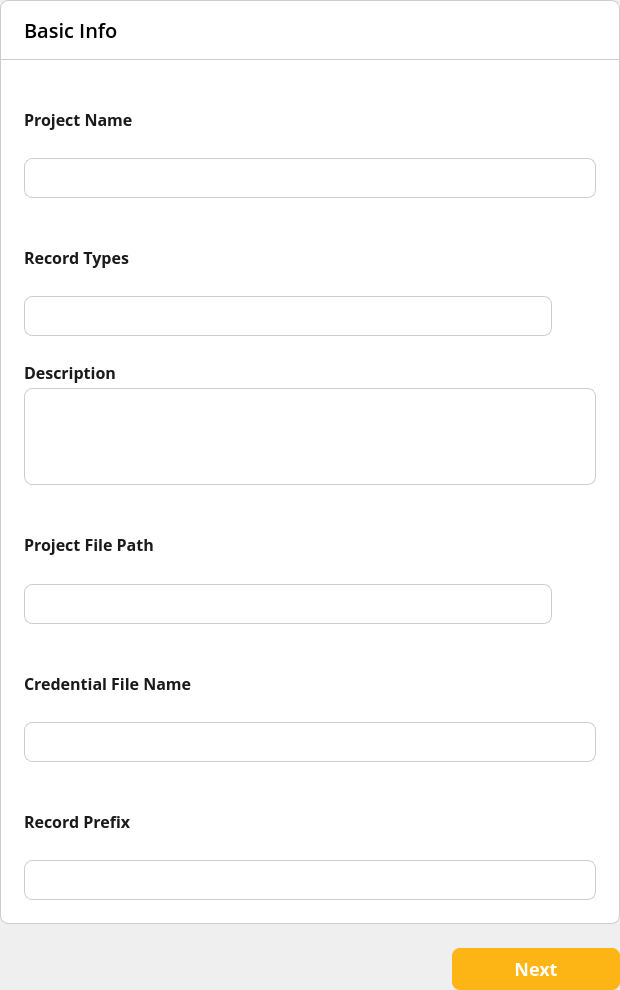
<?xml version="1.0" encoding="UTF-8"?>
<ui version="4.0">
 <class>BasicInfoPanel</class>
 <widget class="QWidget" name="BasicInfoPanel">
  <property name="geometry">
   <rect>
    <x>0</x>
    <y>0</y>
    <width>620</width>
    <height>990</height>
   </rect>
  </property>
  <property name="sizePolicy">
   <sizepolicy hsizetype="Fixed" vsizetype="Fixed">
    <horstretch>0</horstretch>
    <verstretch>0</verstretch>
   </sizepolicy>
  </property>
  <property name="minimumSize">
   <size>
    <width>620</width>
    <height>990</height>
   </size>
  </property>
  <property name="maximumSize">
   <size>
    <width>620</width>
    <height>1020</height>
   </size>
  </property>
  <property name="windowTitle">
   <string>Form</string>
  </property>
  <property name="styleSheet">
   <string notr="true">#header {
	background: white;
	border: 1px solid #ccc;
	border-top-left-radius: 8px;
    border-top-right-radius: 8px;
}

#body {
    background-color: white;
    border: 1px solid #ccc;
    border-top: none;
	border-top-left-radius: 0px;
    border-top-right-radius: 0px;
    border-bottom-left-radius: 8px;
    border-bottom-right-radius: 8px;
}

#headerLabel {
	font-family: Open Sans;
	font-weight: 500;
	font-size: 20px;
	line-height: 0px;
	letter-spacing: 0%;
	color: black;
}

#nextButton {
	background: #FDB515;
	border: none;
	border-radius: 8px;
	font-family: Open-Sans;
	font-weight: 500;
	font-size: 18px;
	line-height: 0px;
	letter-spacing: 0%;
	color: white;
}

#nextButton:hover {
    background-color: #E6A512;
}

#nextButton:pressed {
    background-color: #CC8F0F;
    padding-top: 2px;
	padding-left: 2px;
}

#recordTypeAddButton {
	background: transparent;
	border: none;
}

#projectFilePathBrowseButton {
	background: transparent;
	border: none;
}

QLabel {
	color: #1A1A1A;
	font-family: Open Sans;
	font-weight: 600;
	font-size: 16px;
	line-height: 24px;
	letter-spacing: 0%;
}

QLineEdit {
	color: #1A1A1A;
	background: white;
	font-family: Open Sans;
	font-weight: 400;
	font-size: 16px;
	line-height: 24px;
	letter-spacing: 0%;
	border-radius: 8px;
	border: 1px solid #CCCCCC;
	padding-left: 12px;
	padding-right: 12px;
}

QTextEdit {
	color: #1A1A1A;
	background: white;
	font-family: Open Sans;
	font-weight: 400;
	font-size: 16px;
	line-height: 24px;
	letter-spacing: 0%;
	border-radius: 8px;
	border: 1px solid #CCCCCC;
	padding-left: 12px;
	padding-right: 12px;
}

QComboBox {
    background-color: white;
    border: 1px solid #ccc;
    border-radius: 8px;
    padding: 4px;
    font-size: 16px;
	line-height: 24px;
	letter-spacing: 0%;
    color: #333;
}

QComboBox::drop-down {
    subcontrol-origin: padding;
    subcontrol-position: top right;
    width: 24px;
    border: none;
}

QComboBox::down-arrow {
    image: url(:/images/chevron-down.svg);
    width: 16px;
    height: 16px;
}

QComboBox::down-arrow:on {
    image: url(:/images/chevron-up.svg);
}

QComboBox QAbstractItemView {
    background-color: white;
    margin-top: 0px;
    border: 1px solid #ccc;
    border-radius: 8px;
	outline: none;
}

/* Each dropdown item */
QComboBox QAbstractItemView::item {
	color: #1A1A1A;
    padding: 6px 12px;
    border-radius: 4px;
}

/* Hovered item */
QComboBox QAbstractItemView::item:hover {
    background-color: #e6f2ff;
}

/* Selected item */
QComboBox QAbstractItemView::item:selected {
    background-color: #d0e8ff;
    color: #1a1a1a;
}</string>
  </property>
  <layout class="QVBoxLayout" name="verticalLayout">
   <property name="spacing">
    <number>24</number>
   </property>
   <property name="leftMargin">
    <number>0</number>
   </property>
   <property name="topMargin">
    <number>0</number>
   </property>
   <property name="rightMargin">
    <number>0</number>
   </property>
   <property name="bottomMargin">
    <number>0</number>
   </property>
   <item>
    <widget class="QWidget" name="panelContainer" native="true">
     <property name="sizePolicy">
      <sizepolicy hsizetype="Fixed" vsizetype="Fixed">
       <horstretch>0</horstretch>
       <verstretch>0</verstretch>
      </sizepolicy>
     </property>
     <property name="minimumSize">
      <size>
       <width>620</width>
       <height>924</height>
      </size>
     </property>
     <property name="maximumSize">
      <size>
       <width>620</width>
       <height>924</height>
      </size>
     </property>
     <layout class="QVBoxLayout" name="verticalLayout_2">
      <property name="spacing">
       <number>0</number>
      </property>
      <property name="leftMargin">
       <number>0</number>
      </property>
      <property name="topMargin">
       <number>0</number>
      </property>
      <property name="rightMargin">
       <number>0</number>
      </property>
      <property name="bottomMargin">
       <number>0</number>
      </property>
      <item>
       <widget class="QWidget" name="header" native="true">
        <property name="sizePolicy">
         <sizepolicy hsizetype="Preferred" vsizetype="Fixed">
          <horstretch>0</horstretch>
          <verstretch>0</verstretch>
         </sizepolicy>
        </property>
        <property name="minimumSize">
         <size>
          <width>620</width>
          <height>60</height>
         </size>
        </property>
        <property name="maximumSize">
         <size>
          <width>620</width>
          <height>60</height>
         </size>
        </property>
        <layout class="QHBoxLayout" name="horizontalLayout_2">
         <property name="spacing">
          <number>10</number>
         </property>
         <property name="leftMargin">
          <number>24</number>
         </property>
         <property name="topMargin">
          <number>16</number>
         </property>
         <property name="rightMargin">
          <number>242</number>
         </property>
         <property name="bottomMargin">
          <number>16</number>
         </property>
         <item>
          <widget class="QLabel" name="headerLabel">
           <property name="text">
            <string>Basic Info</string>
           </property>
          </widget>
         </item>
         <item>
          <spacer name="horizontalSpacer_2">
           <property name="orientation">
            <enum>Qt::Orientation::Horizontal</enum>
           </property>
           <property name="sizeHint" stdset="0">
            <size>
             <width>253</width>
             <height>20</height>
            </size>
           </property>
          </spacer>
         </item>
        </layout>
       </widget>
      </item>
      <item>
       <widget class="QWidget" name="body" native="true">
        <layout class="QVBoxLayout" name="verticalLayout_3">
         <property name="spacing">
          <number>24</number>
         </property>
         <property name="leftMargin">
          <number>24</number>
         </property>
         <property name="topMargin">
          <number>24</number>
         </property>
         <property name="rightMargin">
          <number>24</number>
         </property>
         <property name="bottomMargin">
          <number>24</number>
         </property>
         <item>
          <widget class="QWidget" name="ProjectNameContainer" native="true">
           <layout class="QVBoxLayout" name="verticalLayout_4">
            <property name="spacing">
             <number>4</number>
            </property>
            <property name="leftMargin">
             <number>0</number>
            </property>
            <property name="topMargin">
             <number>0</number>
            </property>
            <property name="rightMargin">
             <number>0</number>
            </property>
            <property name="bottomMargin">
             <number>0</number>
            </property>
            <item>
             <widget class="QLabel" name="label">
              <property name="text">
               <string>Project Name</string>
              </property>
             </widget>
            </item>
            <item>
             <widget class="QLineEdit" name="projectNameEdit">
              <property name="minimumSize">
               <size>
                <width>0</width>
                <height>40</height>
               </size>
              </property>
              <property name="maximumSize">
               <size>
                <width>16777215</width>
                <height>40</height>
               </size>
              </property>
             </widget>
            </item>
           </layout>
          </widget>
         </item>
         <item>
          <widget class="QWidget" name="RecordTypesContainer" native="true">
           <layout class="QVBoxLayout" name="verticalLayout_5">
            <property name="spacing">
             <number>4</number>
            </property>
            <property name="leftMargin">
             <number>0</number>
            </property>
            <property name="topMargin">
             <number>0</number>
            </property>
            <property name="rightMargin">
             <number>0</number>
            </property>
            <property name="bottomMargin">
             <number>0</number>
            </property>
            <item>
             <widget class="QLabel" name="label_2">
              <property name="text">
               <string>Record Types</string>
              </property>
             </widget>
            </item>
            <item>
             <layout class="QHBoxLayout" name="horizontalLayout_3">
              <item>
               <widget class="MultiSelectWidget" name="recordTypeSelect">
                <property name="minimumSize">
                 <size>
                  <width>0</width>
                  <height>40</height>
                 </size>
                </property>
                <property name="maximumSize">
                 <size>
                  <width>16777215</width>
                  <height>16777215</height>
                 </size>
                </property>
               </widget>
              </item>
              <item>
               <widget class="QPushButton" name="recordTypeAddButton">
                <property name="minimumSize">
                 <size>
                  <width>40</width>
                  <height>40</height>
                 </size>
                </property>
                <property name="maximumSize">
                 <size>
                  <width>40</width>
                  <height>40</height>
                 </size>
                </property>
                <property name="text">
                 <string/>
                </property>
                <property name="icon">
                 <iconset resource="../../../../Resources/Resources.qrc">
                  <normaloff>:/images/Project/record_type_add.svg</normaloff>:/images/Project/record_type_add.svg</iconset>
                </property>
                <property name="iconSize">
                 <size>
                  <width>40</width>
                  <height>40</height>
                 </size>
                </property>
               </widget>
              </item>
             </layout>
            </item>
           </layout>
          </widget>
         </item>
         <item>
          <widget class="QWidget" name="descriptionContainer" native="true">
           <property name="minimumSize">
            <size>
             <width>0</width>
             <height>125</height>
            </size>
           </property>
           <property name="maximumSize">
            <size>
             <width>16777215</width>
             <height>125</height>
            </size>
           </property>
           <layout class="QVBoxLayout" name="verticalLayout_6">
            <property name="spacing">
             <number>4</number>
            </property>
            <property name="leftMargin">
             <number>0</number>
            </property>
            <property name="topMargin">
             <number>0</number>
            </property>
            <property name="rightMargin">
             <number>0</number>
            </property>
            <property name="bottomMargin">
             <number>0</number>
            </property>
            <item>
             <widget class="QLabel" name="label_3">
              <property name="sizePolicy">
               <sizepolicy hsizetype="Preferred" vsizetype="Fixed">
                <horstretch>0</horstretch>
                <verstretch>0</verstretch>
               </sizepolicy>
              </property>
              <property name="minimumSize">
               <size>
                <width>0</width>
                <height>24</height>
               </size>
              </property>
              <property name="maximumSize">
               <size>
                <width>16777215</width>
                <height>24</height>
               </size>
              </property>
              <property name="text">
               <string>Description</string>
              </property>
             </widget>
            </item>
            <item>
             <widget class="QTextEdit" name="descriptionEdit">
              <property name="minimumSize">
               <size>
                <width>0</width>
                <height>97</height>
               </size>
              </property>
              <property name="maximumSize">
               <size>
                <width>16777215</width>
                <height>97</height>
               </size>
              </property>
             </widget>
            </item>
           </layout>
          </widget>
         </item>
         <item>
          <widget class="QWidget" name="ProjectFilePathContainer" native="true">
           <layout class="QVBoxLayout" name="verticalLayout_12">
            <property name="spacing">
             <number>4</number>
            </property>
            <property name="leftMargin">
             <number>0</number>
            </property>
            <property name="topMargin">
             <number>0</number>
            </property>
            <property name="rightMargin">
             <number>0</number>
            </property>
            <property name="bottomMargin">
             <number>0</number>
            </property>
            <item>
             <layout class="QVBoxLayout" name="verticalLayout_11">
              <item>
               <widget class="QLabel" name="label_8">
                <property name="text">
                 <string>Project File Path</string>
                </property>
               </widget>
              </item>
              <item>
               <layout class="QHBoxLayout" name="horizontalLayout_4">
                <item>
                 <widget class="QLineEdit" name="projectFilePathEdit">
                  <property name="minimumSize">
                   <size>
                    <width>0</width>
                    <height>40</height>
                   </size>
                  </property>
                  <property name="maximumSize">
                   <size>
                    <width>16777215</width>
                    <height>40</height>
                   </size>
                  </property>
                 </widget>
                </item>
                <item>
                 <widget class="QPushButton" name="projectFilePathBrowseButton">
                  <property name="minimumSize">
                   <size>
                    <width>40</width>
                    <height>40</height>
                   </size>
                  </property>
                  <property name="maximumSize">
                   <size>
                    <width>40</width>
                    <height>40</height>
                   </size>
                  </property>
                  <property name="text">
                   <string/>
                  </property>
                  <property name="icon">
                   <iconset resource="../../../../Resources/Resources.qrc">
                    <normaloff>:/images/ProjectSettings/dir_select.svg</normaloff>:/images/ProjectSettings/dir_select.svg</iconset>
                  </property>
                  <property name="iconSize">
                   <size>
                    <width>40</width>
                    <height>40</height>
                   </size>
                  </property>
                 </widget>
                </item>
               </layout>
              </item>
             </layout>
            </item>
           </layout>
          </widget>
         </item>
         <item>
          <widget class="QWidget" name="CredentialFilenameContainer" native="true">
           <layout class="QVBoxLayout" name="verticalLayout_7">
            <property name="spacing">
             <number>4</number>
            </property>
            <property name="leftMargin">
             <number>0</number>
            </property>
            <property name="topMargin">
             <number>0</number>
            </property>
            <property name="rightMargin">
             <number>0</number>
            </property>
            <property name="bottomMargin">
             <number>0</number>
            </property>
            <item>
             <widget class="QLabel" name="label_7">
              <property name="text">
               <string>Credential File Name</string>
              </property>
             </widget>
            </item>
            <item>
             <widget class="QLineEdit" name="credentialFileNameEdit">
              <property name="minimumSize">
               <size>
                <width>0</width>
                <height>40</height>
               </size>
              </property>
              <property name="maximumSize">
               <size>
                <width>16777215</width>
                <height>40</height>
               </size>
              </property>
             </widget>
            </item>
           </layout>
          </widget>
         </item>
         <item>
          <widget class="QWidget" name="RecordPrefixContainer" native="true">
           <layout class="QVBoxLayout" name="verticalLayout_10">
            <property name="spacing">
             <number>4</number>
            </property>
            <property name="leftMargin">
             <number>0</number>
            </property>
            <property name="topMargin">
             <number>0</number>
            </property>
            <property name="rightMargin">
             <number>0</number>
            </property>
            <property name="bottomMargin">
             <number>0</number>
            </property>
            <item>
             <widget class="QLabel" name="label_4">
              <property name="text">
               <string>Record Prefix</string>
              </property>
             </widget>
            </item>
            <item>
             <widget class="QLineEdit" name="recordPrefixEdit">
              <property name="minimumSize">
               <size>
                <width>0</width>
                <height>40</height>
               </size>
              </property>
              <property name="maximumSize">
               <size>
                <width>16777215</width>
                <height>40</height>
               </size>
              </property>
             </widget>
            </item>
           </layout>
          </widget>
         </item>
        </layout>
       </widget>
      </item>
     </layout>
    </widget>
   </item>
   <item>
    <widget class="QWidget" name="buttonContainer" native="true">
     <property name="sizePolicy">
      <sizepolicy hsizetype="Preferred" vsizetype="Fixed">
       <horstretch>0</horstretch>
       <verstretch>0</verstretch>
      </sizepolicy>
     </property>
     <property name="minimumSize">
      <size>
       <width>0</width>
       <height>42</height>
      </size>
     </property>
     <property name="maximumSize">
      <size>
       <width>16777215</width>
       <height>42</height>
      </size>
     </property>
     <layout class="QHBoxLayout" name="horizontalLayout">
      <property name="spacing">
       <number>10</number>
      </property>
      <property name="leftMargin">
       <number>0</number>
      </property>
      <property name="topMargin">
       <number>0</number>
      </property>
      <property name="rightMargin">
       <number>0</number>
      </property>
      <property name="bottomMargin">
       <number>0</number>
      </property>
      <item>
       <spacer name="horizontalSpacer">
        <property name="orientation">
         <enum>Qt::Orientation::Horizontal</enum>
        </property>
        <property name="sizeHint" stdset="0">
         <size>
          <width>439</width>
          <height>20</height>
         </size>
        </property>
       </spacer>
      </item>
      <item>
       <widget class="QPushButton" name="nextButton">
        <property name="sizePolicy">
         <sizepolicy hsizetype="Fixed" vsizetype="Fixed">
          <horstretch>0</horstretch>
          <verstretch>0</verstretch>
         </sizepolicy>
        </property>
        <property name="minimumSize">
         <size>
          <width>168</width>
          <height>42</height>
         </size>
        </property>
        <property name="maximumSize">
         <size>
          <width>168</width>
          <height>42</height>
         </size>
        </property>
        <property name="text">
         <string>Next</string>
        </property>
       </widget>
      </item>
     </layout>
    </widget>
   </item>
  </layout>
 </widget>
 <customwidgets>
  <customwidget>
   <class>MultiSelectWidget</class>
   <extends>QComboBox</extends>
   <header location="global">multiselectwidget.h</header>
  </customwidget>
 </customwidgets>
 <resources>
  <include location="../../../../Resources/Resources.qrc"/>
 </resources>
 <connections/>
</ui>
